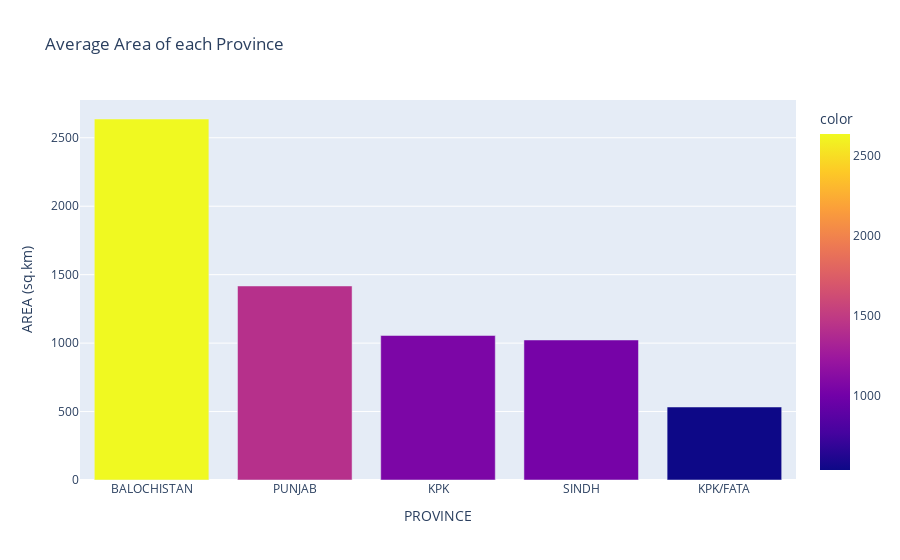

Notebook code for this chart:
### Code cell
fig = px.bar(area_sqr, x=area_sqr.index, y='AREA (sq.km)', title="Average Area of each Province", color=area_sqr.values)
fig.show()

### Figure 1 — Plotly figure (JSON) as saved in the notebook; plotly's stock layout.template omitted (floating-point values rounded to 4 significant figures)
{"data": [{"alignmentgroup": "True", "hovertemplate": "PROVINCE=%{x}<br>AREA (sq.km)=%{y}<br>color=%{marker.color}<extra></extra>", "legendgroup": "", "marker": {"color": [2637.0, 1417.0, 1056.0, 1023.0, 533.2], "coloraxis": "coloraxis", "pattern": {"shape": ""}}, "name": "", "offsetgroup": "", "orientation": "v", "showlegend": false, "textposition": "auto", "type": "bar", "x": ["BALOCHISTAN", "PUNJAB", "KPK", "SINDH", "KPK/FATA"], "xaxis": "x", "y": [2637.0, 1417.0, 1056.0, 1023.0, 533.2], "yaxis": "y"}], "layout": {"barmode": "relative", "coloraxis": {"colorbar": {"title": {"text": "color"}}, "colorscale": [[0, "#0d0887"], [0.1111, "#46039f"], [0.2222, "#7201a8"], [0.3333, "#9c179e"], [0.4444, "#bd3786"], [0.5556, "#d8576b"], [0.6667, "#ed7953"], [0.7778, "#fb9f3a"], [0.8889, "#fdca26"], [1, "#f0f921"]]}, "legend": {"tracegroupgap": 0}, "title": {"text": "Average Area of each Province"}, "xaxis": {"anchor": "y", "domain": [0, 1], "title": {"text": "PROVINCE"}}, "yaxis": {"anchor": "x", "domain": [0, 1], "title": {"text": "AREA (sq.km)"}}}}
